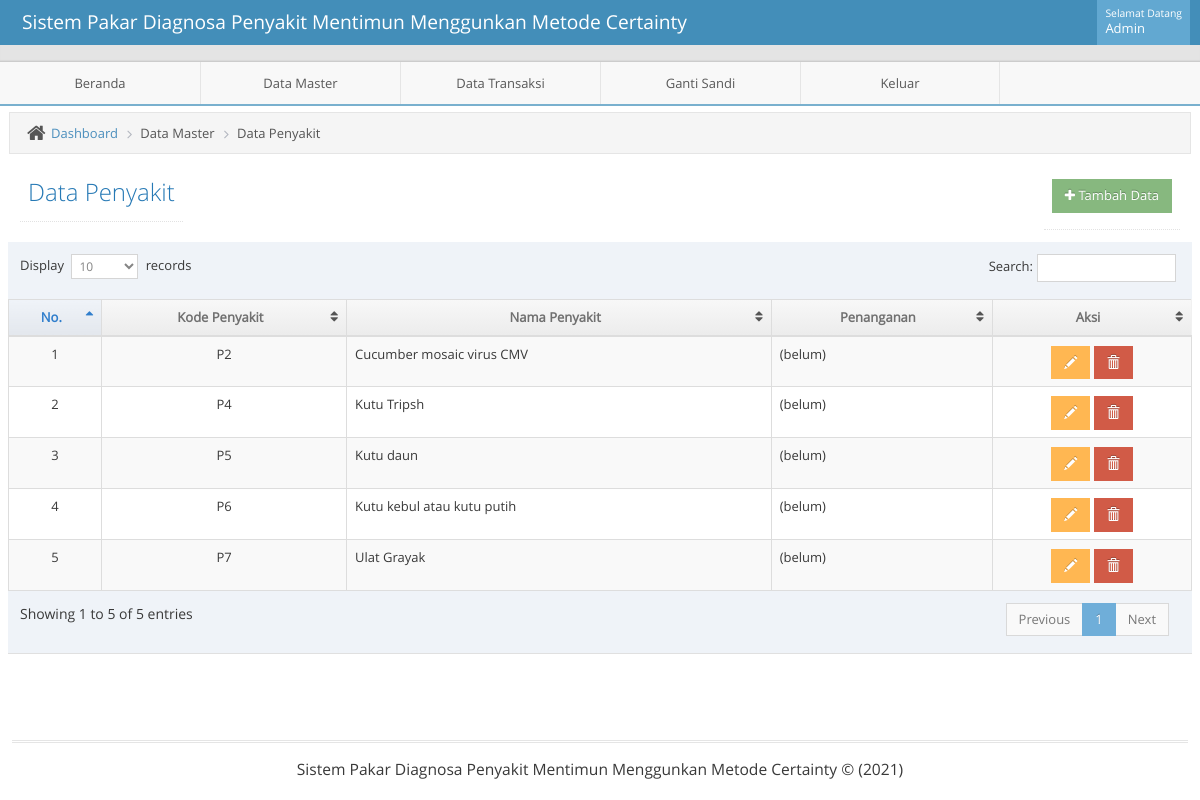
Page /admin/adminmainapp.php?unit=penyakit_unit&act=datagrid (signed in) on the committed database.
### tables this page shows
CREATE TABLE `t_penyakit` (
  `kode_penyakit` int(11) NOT NULL,
  `nm_penyakit` varchar(50) NOT NULL,
  `penanganan` text NOT NULL,
  `kd_penyakit` varchar(11) NOT NULL
);

### admin/unit/penyakit_unit.php (the view, shortened to what this page needs)
<?php
require_once '../lib/koneksi.php';
$act = $_GET['act'];
switch($act){
    case "datagrid":
        ?>
<?php
include("../admin/leftbar.php");
?>
<div class="main-content">
    <div class="main-content-inner">
	<div class="breadcrumbs ace-save-state" id="breadcrumbs">
            <ul class="breadcrumb">
                <li>
                    <i class="ace-icon fa fa-home home-icon"></i>
                    <a href="adminmainapp.php?unit=dashboard">Dashboard</a>
                </li>
                <li>Data Master</li>
		<li>Data Penyakit</li>
            </ul>
	</div>
        <div class="page-content ">
            <div class="page-header pull-left">
                <h1>Data Penyakit
                </h1>
            </div>
			 <div class="page-header pull-right">
                 <h1>
                    <a href="?unit=penyakit_unit&act=input">
                        <button class="btn btn-sm btn-success"><i class="fa fa-plus"></i> Tambah Data</button>
                    </a>
                </h1>
            </div>
            <div class="row">
                <div class="col-xs-12">
                    <div class="row">
                        <div class="box box-primary">
                            <div class="box-body table-responsive padding">
                              <table id="datatable" class="table table-striped table-bordered table-hover">
                                <thead>
                                    <tr>
                                        <th style="text-align: center">No.</th>
                                        <th style="text-align: center">Kode Penyakit</th>
                                        <th style="text-align: center">Nama Penyakit</th>
                                        <th style="text-align: center">Penanganan</th>
                                        <th style="text-align: center">Aksi</th>
                                    </tr>
                                </thead>
                                <tbody>
                                    <?php $no=1;
                                    $qdatagrid =" SELECT * FROM t_penyakit ";
                                    $rdatagrid = mysqli_query($mysqli, $qdatagrid);
                                    while($ddatagrid=mysqli_fetch_assoc($rdatagrid)) {
                                        echo "
                                        <tr>
                                             <td style= text-align:center>$no</td>
                                             <td style= text-align:center>$ddatagrid[kd_penyakit]</td>
                                             <td style= text-align:left  >$ddatagrid[nm_penyakit]</td>
                                             <td style= text-align:left  >$ddatagrid[penanganan]</td>
                                             <td style=text-align:center>
                                                 <a href=?unit=penyakit_unit&act=update&kd_penyakit=$ddatagrid[kd_penyakit] class='btn btn-sm btn-warning glyphicon glyphicon-pencil' ></a>
                                                 <a href=?unit=penyakit_unit&act=delete&kd_penyakit=$ddatagrid[kd_penyakit] class='btn btn-sm btn-danger glyphicon glyphicon-trash' onclick='return confirm(\"Yakin Akan Menghapus Data?\")'></a>
                                             </td>
                                        </tr>
                                        ";
                                        $no++;
                                     }
                                     ?>
                                </tbody>
                                </table>
                            </div>
                        </div>
                    </div>
                </div>
            </div>
        </div>
    </div>
</div>
<?php
include("../admin/footer.php");
?>
	</body>
</html>
 <?php
        break;
            ?>
 <?php
}

### css/tentang/style.css (style rules this page uses)
html { font-family:sans-serif; -ms-text-size-adjust:100%; -webkit-text-size-adjust:100% }
body { margin:0 }
a { background-color:transparent }
h1 { font-size:2em; margin:.67em 0 }
button,input,optgroup,select,textarea { color:inherit; font:inherit; margin:0 }
button { overflow:visible }
button,select { text-transform:none }
button,html input[type=button],input[type=reset],input[type=submit] { -webkit-appearance:button; cursor:pointer }
table { border-collapse:collapse; border-spacing:0 }
td,th { padding:0 }
.border-box,article,body,code,dd,div,dl,dt,fieldset,footer,form,header,html,input[type=email],input[type=password],input[type=tel],input[type=text],input[type=url],li,main,ol,p,pre,section,textarea,ul { box-sizing:border-box }

### rows in the picture
t_penyakit: kd_penyakit "P2", nm_penyakit "Cucumber mosaic virus CMV", penanganan "(belum)"
t_penyakit: kd_penyakit "P4", nm_penyakit "Kutu Tripsh", penanganan "(belum)"
t_penyakit: kd_penyakit "P5", nm_penyakit "Kutu daun", penanganan "(belum)"
t_penyakit: kd_penyakit "P6", nm_penyakit "Kutu kebul atau kutu putih", penanganan "(belum)"
t_penyakit: kd_penyakit "P7", nm_penyakit "Ulat Grayak", penanganan "(belum)"
